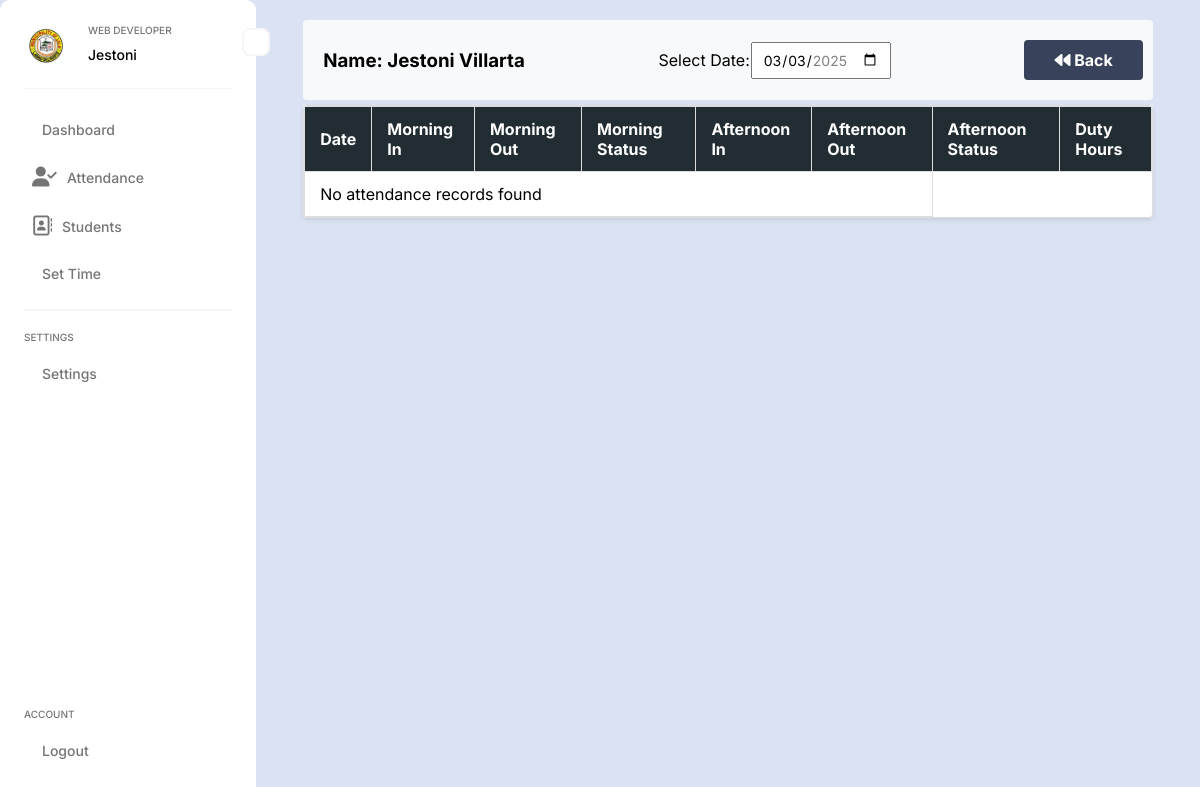
Before: /ADMIN/student_records.php?id=123 with the older database file.
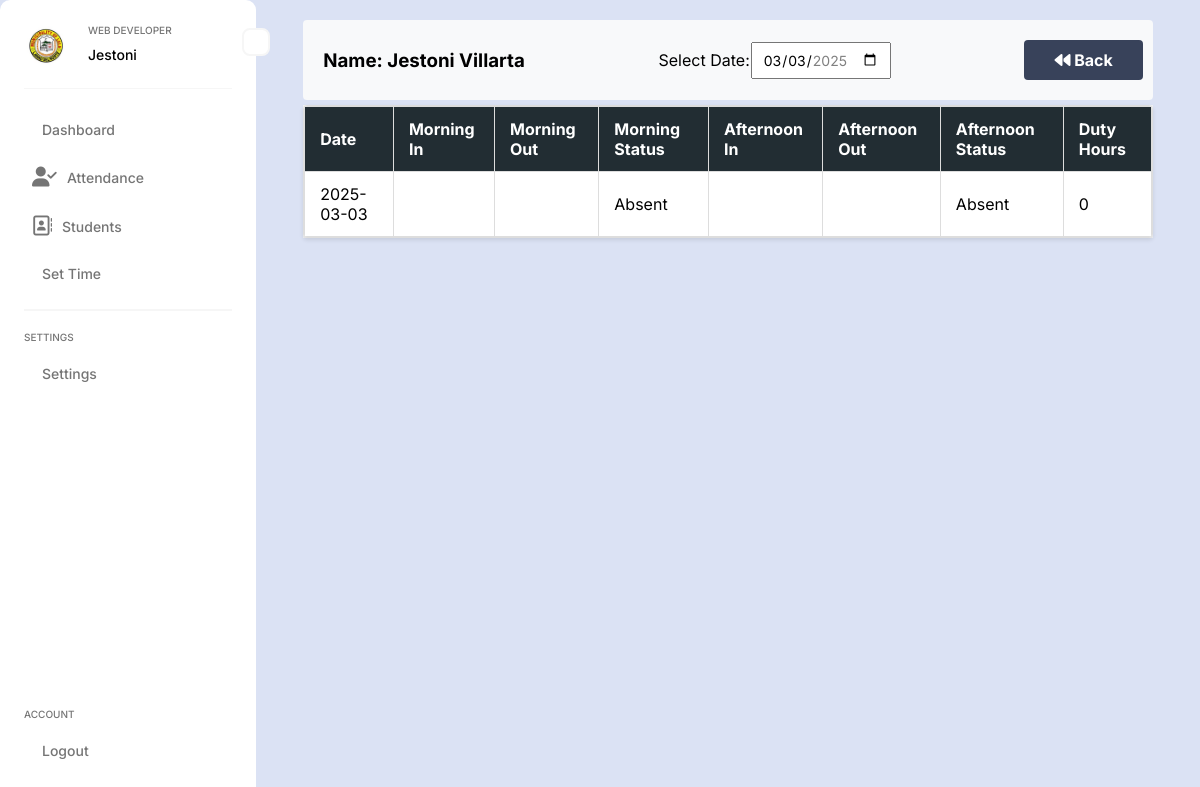
After: the same page with the newer database file.
### tables this page shows
CREATE TABLE `attendance_tbl` (
  `ID` int(11) NOT NULL,
  `STUDENT_ID` varchar(50) NOT NULL,
  `NAME` varchar(100) NOT NULL,
  `GENDER` enum('Male','Female') NOT NULL,
  `MORNING_TIME_IN` varchar(10) NOT NULL,
  `MORNING_TIME_OUT` varchar(10) DEFAULT NULL,
  `MORNING_STATUS` varchar(10) NOT NULL,
  `AFTERNOON_TIME_IN` varchar(10) DEFAULT NULL,
  `AFTERNOON_TIME_OUT` varchar(10) DEFAULT NULL,
  `AFTERNOON_STATUS` varchar(10) NOT NULL,
  `DUTY_HOURS` varchar(6) DEFAULT NULL,
  `DATE` date NOT NULL
);

### ADMIN/student_records.php (the view, shortened to what this page needs)
<?php
include '../CONNECTION/connection.php';
$student_id = isset($_GET['id']) ? $_GET['id'] : '';
$student = null;
if (!empty($student_id)) {
    $stmt = $conn->prepare("SELECT FIRST_NAME, LAST_NAME FROM student_tbl WHERE STUDENT_ID = ?");
    $stmt->bind_param("s", $student_id);
    $stmt->execute();
    $student_result = $stmt->get_result();
    $student = $student_result->fetch_assoc();
}
$search_date = date("Y-m-d");
$date_query = "SELECT DISTINCT `DATE` FROM `attendance_tbl` ORDER BY `DATE` DESC";
$date_result = $conn->query($date_query);
$dates = [];
while ($date_row = $date_result->fetch_assoc()) {
    $dates[] = $date_row['DATE'];
}
$sql = "SELECT `DATE`, `MORNING_TIME_IN`, `MORNING_TIME_OUT`, `MORNING_STATUS`,
                `AFTERNOON_TIME_IN`, `AFTERNOON_TIME_OUT`, `AFTERNOON_STATUS`, `DUTY_HOURS`
        FROM `attendance_tbl`
        WHERE `DATE` = ? AND `STUDENT_ID` = ?";
$stmt = $conn->prepare($sql);
$stmt->bind_param("ss", $search_date, $student_id);
$stmt->execute();
$attendance_result = $stmt->get_result();
?>
<!DOCTYPE html>
<html lang="en">
<head>
    <link rel="stylesheet" href="CSS/student_records.css">
    <link rel="stylesheet" href="https://cdnjs.cloudflare.com/ajax/libs/font-awesome/6.7.2/css/all.min.css" />
</head>
<body>
<div class="container">
    <div class="nav">
        <?php include 'sidenav.php'; ?>
    </div>
    <div class="content-container">
    <div class="table-calendar-wrapper">
        <h3>
        <label> Name: </label>
            <?php
                echo isset($student['FIRST_NAME']) && isset($student['LAST_NAME'])
                    ? htmlspecialchars($student['FIRST_NAME'] . ' ' . $student['LAST_NAME'])
                    : "Student Not Found";
            ?>
        </h3>
        <div class="calendar-container">
            <form method="GET" id="dateForm">
                <label for="dateSelect">Select Date:</label>
                <input type="date" name="search_date" id="dateSelect"
                    value="<?php echo htmlspecialchars($search_date); ?>"
                    <?php if (!empty($dates)) { ?>
                        min="<?php echo min($dates); ?>" max="<?php echo max($dates); ?>"
                    <?php } ?>
                    onchange="document.getElementById('dateForm').submit()">
            </form>
        </div>
        <a href="student.php" class="back-btn"><i class="fa-solid fa-backward"></i> Back</a>
    </div>
    <div class="table-wrapper">
        <div class="table-container">
            <table>
                <thead>
                    <tr>
                        <th>Date</th>
                        <th>Morning In</th>
                        <th>Morning Out</th>
                        <th>Morning Status</th>
                        <th>Afternoon In</th>
                        <th>Afternoon Out</th>
                        <th>Afternoon Status</th>
                        <th>Duty Hours</th>
                    </tr>
                </thead>
                <tbody>
                    <?php
                    if ($attendance_result->num_rows > 0) {
                        while ($row = $attendance_result->fetch_assoc()) {
                            echo "<tr>
                                <td>" . htmlspecialchars($row["DATE"]) . "</td>
                                <td>" . htmlspecialchars($row["MORNING_TIME_IN"]) . "</td>
                                <td>" . htmlspecialchars($row["MORNING_TIME_OUT"]) . "</td>
                                <td>" . htmlspecialchars($row["MORNING_STATUS"]) . "</td>
                                <td>" . htmlspecialchars($row["AFTERNOON_TIME_IN"]) . "</td>
                                <td>" . htmlspecialchars($row["AFTERNOON_TIME_OUT"]) . "</td>
                                <td>" . htmlspecialchars($row["AFTERNOON_STATUS"]) . "</td>
                                <td>" . htmlspecialchars($row["DUTY_HOURS"]) . "</td>
                            </tr>";
                        }
                    } else {
                        echo "<tr><td colspan='6'>No attendance records found</td></tr>";
                    }
                    ?>
                </tbody>
            </table>
        </div>
    </div>
</body>
</html>

Changed rows visible on the page:
added attendance_tbl: DATE "2025-03-03", MORNING_STATUS "Absent", AFTERNOON_STATUS "Absent", DUTY_HOURS "0"
Other visible differences:
text no longer shown: "No attendance records found"
